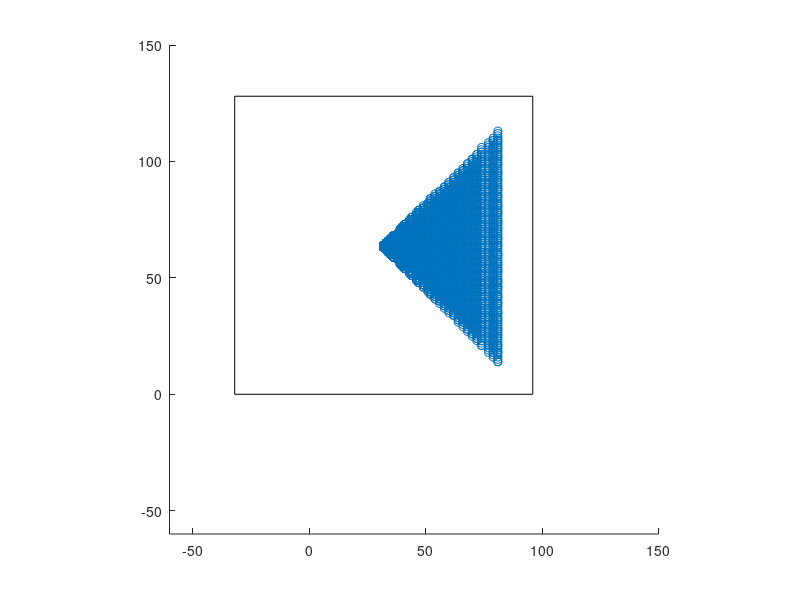

Here is the MATLAB script that generated this plot:
SCREEN_WIDTH = 128;
SCREEN_HEIGHT = 128;

view_distance = 50.0;
step_scale = 1.0;

dz = 1.0;
z = 0.5;

cam_pos_x = 32;
cam_pos_y = 64;


angle = 0
fov = pi/2
sinphi = sin(angle)
cosphi = cos(angle)

x_coords = [];
y_coords = [];

heightmap_x = -32;
heightmap_y = 0;
heightmap_width = 128;
heightmap_height = 128;


while (z < view_distance)
    hypot = z / cos(angle-fov/2)
    pleft_x = hypot * cos(angle-fov/2);
    pleft_y = hypot * sin(angle-fov/2);

    pright_x = hypot * cos(angle+fov/2);
    pright_y = hypot * sin(angle+fov/2);

    dx = (pright_x - pleft_x) / SCREEN_WIDTH;
    dy = (pright_y - pleft_y) / SCREEN_WIDTH;

    pleft_x = pleft_x + cam_pos_x;
    pleft_y = pleft_y + cam_pos_y;

    for i = 1:SCREEN_WIDTH
        x = fix(pleft_x);
        y = fix(pleft_y);

        if ((x >= heightmap_x && x < heightmap_x+heightmap_width) && (y >= heightmap_y && y < heightmap_y+heightmap_height))
            x_coords(end+1) = x;
            y_coords(end+1) = y;
        endif

        pleft_x = pleft_x + dx;
        pleft_y = pleft_y + dy;
    endfor

    z = z + dz;
    dz = dz + 0.05;
endwhile

scatter(x_coords, y_coords);
rectangle('Position', [heightmap_x heightmap_y heightmap_width heightmap_height])
axis equal;
axis([-60 150 -60 150]);
